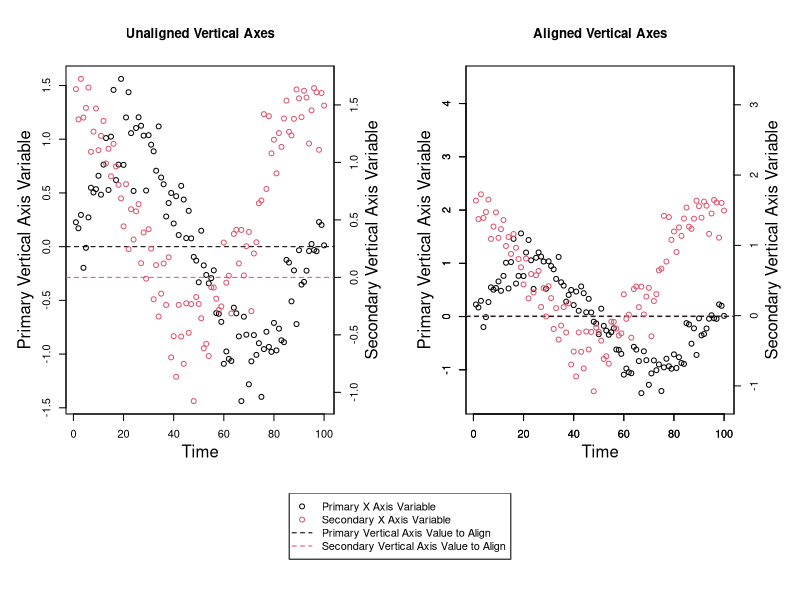
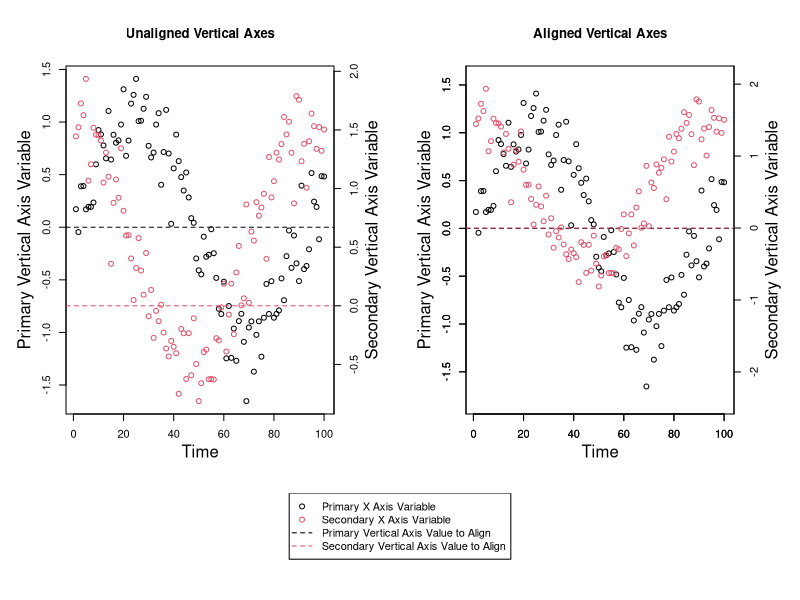

Write the R code that produced these figures, in order. (Note: this script raises an error after producing the figures.)

# A Function for Aligning a Value on Primary and Secondary Vertical Axes on
# Plots

# David Moore

# April 2021


# The Explanation

# You might want to align a value (such as 0) on both the primary and secondary
# vertical axes. Aligning values can't typically be done by default. You could
# manually define axis limits for both axes to align a value, but if you
# manually choose values for these limits, you might end up with more space on
# the top or the bottom of the graph than is desireable, or you may not be able
# to line up the values across both axes perfectly.

# Here is a function for determining how to optimally align a value on both the
# primary and the secondary vertical axes such that there isn't unnecessary 
# additional space on the top or the bottom of any graph and such that the two
# values will perfectly align across both vertical axes. This function returns
# the new axis limits for both the primary and the secondary vertical axes that
# make the two values you wish to align across both vertical axes line up
# perfectly.

# More often than not, you'll probably want to line up the value of 0 across
# both vertical axes, and you may want to preserve the primary vertical axis
# scale and rescale the secondary vertical axis. This function is flexible and
# allows you to align the axes at any value (you can even choose different
# values for both axes) and it allows you to select which axis scale you wish
# to preserve (you could also choose to preserve neither the primary or the
# secondary vertical axis scales and have the algorithm choose the optimal
# solution).

# To align both axes at particular values, a ratio must be calculated for each
# axis. This ratio is the ratio of the distance of the value to align to the
# minimum value of a particular variable to the distance of the maximum value
# to the minimum value of this same variable. This ratio is calculated for both
# axes. Ratios can be greater than 1 or less than 0 if the value you wish to
# align is not within the range of that variable.

# This function takes 6 arguments. The first two are required, and either
# 'Ratio_of_Value_to_Align_to_Vertical_Axis_Range' or 'Axis_Scale_to_Preserve'
# must be provided as well.

# 'Primary_Vertical_Axis_Variable' is a numeric vector - it's the variable you
# wish to appear on the primary vertical axis.

# 'Secondary_Vertical_Axis_Variable' is a numeric vector - it's the variable
# you wish to appear on the secondary vertical axis.

# 'Data_Frame' is an optional argument you can provide if both the
# 'Primary_Vertical_Axis_Variable' and 'Secondary_Vertical_Axis_Variable'
# arguments come from the same data frame and you only want to type the data
# frame name once.

# 'Primary_Vertical_Axis_Value_to_Align = 0' is the value you wish to align on
# the primary vertical axis. The default value for this argument is 0.

# 'Secondary_Vertical_Axis_Value_to_Align = 0' is the value you wish to align
# on the secondary vertical axis. The default value for this argument is 0.

# 'Ratio_of_Value_to_Align_to_Vertical_Axis_Range' sets where on the vertical
# axis the value to align is. For example, the values to align may both be 0,
# and if the 'Ratio_of_Value_to_Align_to_Vertical_Axis_Range' is 0.5, the value
# to align (0) will be exactly halfway up the vertical axis. If the
# 'Ratio_of_Value_to_Align_to_Vertical_Axis_Range' is 0.25, the values to align
# will both be a quarter of the way up both vertical axes from the bottom of
# the plot. If this argument is a number between 0 and 1, the value to align
# will be visible in the plotting region; if this argument is greater than 1 or
# less than 0, the value to align will not appear in the plotting region, but
# it will still be aligned on both vertical axes. This argument is required
# only if the 'Axis_Scale_to_Preserve' argument is not provided.

# 'Axis_Scale_to_Preserve = "Neither"' tells the function if the scale of one
# of the vertical axes should be preserved and not rescaled at all. The three
# possibilities for this argument are 'Primary', 'Secondary', and 'Neither',
# with the latter being the default. This argument could be used if one of the
# vertical axes is much more important than the other. For example, if you wish
# to plot the primary vertical axis variable such that it takes up the entire
# plotting region and is not rescaled by this function, you would set this
# argument to 'Primary', and all of the rescaling would occur on the secondary
# vertical axis. If the 'Ratio_of_Value_to_Align_to_Vertical_Axis_Range'
# argument is not specified, this argument is required. It should be noted that
# there are cases where it would be impossible to preserve one of the vertical
# axis scales - for example, if one vertical axis variable had a maximum value
# of 10 and a value to align of 15, and the other vertical axis variable had a
# minimum value of 20 and a value to align of 15, there be no possible way to
# plot all of the points while aligning both vertical axes at the value 15.

# 'Axis_Buffer = 10' is the minimum total percent of blank space you wish to
# leave around the top and the bottom of the graph (half of this space will
# appear on the top and half will appear on the bottom). Ten percent is the
# default. It is the minimum total percent of blank space around the top and
# the bottom because if rescaling is necessary to align the values across both
# vertical axes, it follows that more than 10 % of blank space will necessarily
# exist on at least one end of one of the vertical axes. To minimize blank
# space, you could preserve the scale of one of the vertical axes by setting
# the 'Axis_Scale_to_Preserve' argument to either 'Primary' or 'Secondary'.


# The Function

Axis_Limits_for_Primary_and_Secondary_Vertical_Axes_Aligned_by_a_Value_Function <- function (Primary_Vertical_Axis_Variable, Secondary_Vertical_Axis_Variable, Data_Frame, Primary_Vertical_Axis_Value_to_Align = 0, Secondary_Vertical_Axis_Value_to_Align = 0, Ratio_of_Value_to_Align_to_Vertical_Axis_Range = NULL, Axis_Scale_to_Preserve = "Neither", Axis_Buffer = 10) {
  if (!missing(Data_Frame)) {
    Primary_Vertical_Axis_Variable <- Data_Frame[[deparse(substitute(Primary_Vertical_Axis_Variable))]]
    Secondary_Vertical_Axis_Variable <- Data_Frame[[deparse(substitute(Secondary_Vertical_Axis_Variable))]]
  }
  if (!is.numeric(Primary_Vertical_Axis_Variable)) {
    stop("'Primary_Vertical_Axis_Variable' must be numeric.")
  }
  if (!is.numeric(Secondary_Vertical_Axis_Variable)) {
    stop("'Secondary_Vertical_Axis_Variable' must be numeric.")
  }
  if (!is.numeric(Primary_Vertical_Axis_Value_to_Align) | length(Primary_Vertical_Axis_Value_to_Align) != 1) {
    stop("'Primary_Vertical_Axis_Value_to_Align' must be a single numeric value.")
  }
  if (!is.numeric(Secondary_Vertical_Axis_Value_to_Align) | length(Secondary_Vertical_Axis_Value_to_Align) != 1) {
    stop("'Secondary_Vertical_Axis_Value_to_Align' must be a single numeric value.")
  }
  if (!is.null(Ratio_of_Value_to_Align_to_Vertical_Axis_Range)) {
    if (!is.numeric(Ratio_of_Value_to_Align_to_Vertical_Axis_Range) | length(Ratio_of_Value_to_Align_to_Vertical_Axis_Range) != 1) {
      stop("'Ratio_of_Value_to_Align_to_Vertical_Axis_Range' must be a single numeric value.")
    }
    if (Ratio_of_Value_to_Align_to_Vertical_Axis_Range <= 0 | Ratio_of_Value_to_Align_to_Vertical_Axis_Range >= 1) {
      warning ("'Ratio_of_Value_to_Align_to_Vertical_Axis_Range' should be a number between 0 and 1. If it isn't, the values to align will be outside of the plotting region, and you risk not having all the data points inside the plotting region.")
    }
  }
  if (!(Axis_Scale_to_Preserve %in% c("Primary", "Secondary", "Neither")) | length(Axis_Scale_to_Preserve) != 1) {
    stop ("'Axis_Scale_to_Preserve' must be a single item and it must be either 'Primary', 'Secondary', or 'Neither'.")
  }
  if (!is.numeric(Axis_Buffer) | length(Axis_Buffer) != 1) {
    stop("'Axis_Buffer' must be a single numeric value.")
  }
  if (Axis_Buffer < 0 | Axis_Buffer > 100) {
    stop ("'Axis_Buffer' must be a number between 0 and 100 (inclusive).")
  }
  Values_to_Align <- data.frame(Primary_Vertical_Axis_Value_to_Align, Secondary_Vertical_Axis_Value_to_Align)
  Axis_Buffer <- 1 + Axis_Buffer / 100
  Minimum_Primary_Vertical_Axis_Variable_Value <- min(Primary_Vertical_Axis_Variable[is.finite(Primary_Vertical_Axis_Variable)])
  Maximum_Primary_Vertical_Axis_Variable_Value <- max(Primary_Vertical_Axis_Variable[is.finite(Primary_Vertical_Axis_Variable)])
  Minimum_Secondary_Vertical_Axis_Variable_Value <- min(Secondary_Vertical_Axis_Variable[is.finite(Secondary_Vertical_Axis_Variable)])
  Maximum_Secondary_Vertical_Axis_Variable_Value <- max(Secondary_Vertical_Axis_Variable[is.finite(Secondary_Vertical_Axis_Variable)])
  Primary_Vertical_Axis_Buffer <- ((Maximum_Primary_Vertical_Axis_Variable_Value - Minimum_Primary_Vertical_Axis_Variable_Value) * Axis_Buffer - (Maximum_Primary_Vertical_Axis_Variable_Value - Minimum_Primary_Vertical_Axis_Variable_Value)) / 2
  Secondary_Vertical_Axis_Buffer <- ((Maximum_Secondary_Vertical_Axis_Variable_Value - Minimum_Secondary_Vertical_Axis_Variable_Value) * Axis_Buffer - (Maximum_Secondary_Vertical_Axis_Variable_Value - Minimum_Secondary_Vertical_Axis_Variable_Value)) / 2
  Ratio_of_Value_to_Align_to_Primary_Vertical_Axis_Range <- (Primary_Vertical_Axis_Value_to_Align - Minimum_Primary_Vertical_Axis_Variable_Value) / (Maximum_Primary_Vertical_Axis_Variable_Value - Minimum_Primary_Vertical_Axis_Variable_Value)
  Ratio_of_Value_to_Align_to_Secondary_Vertical_Axis_Range <- (Secondary_Vertical_Axis_Value_to_Align - Minimum_Secondary_Vertical_Axis_Variable_Value) / (Maximum_Secondary_Vertical_Axis_Variable_Value - Minimum_Secondary_Vertical_Axis_Variable_Value)
  if (!is.null(Ratio_of_Value_to_Align_to_Vertical_Axis_Range)) {
    if (Axis_Scale_to_Preserve == "Primary" & Ratio_of_Value_to_Align_to_Primary_Vertical_Axis_Range != Ratio_of_Value_to_Align_to_Vertical_Axis_Range) {
      stop ("You cannot preserve the primary vertical axis scale and set the ratio of the value to align to the vertical axis range to something other than what it is for the primary vertical axis")
    }
    if (Axis_Scale_to_Preserve == "Secondary" & Ratio_of_Value_to_Align_to_Secondary_Vertical_Axis_Range != Ratio_of_Value_to_Align_to_Vertical_Axis_Range) {
      stop ("You cannot preserve the secondary vertical axis scale and set the ratio of the value to align to the vertical axis range to something other than what it is for the secondary vertical axis")
    }
  }
  if (Axis_Scale_to_Preserve == "Primary" & ((Ratio_of_Value_to_Align_to_Primary_Vertical_Axis_Range < 0 & (Ratio_of_Value_to_Align_to_Secondary_Vertical_Axis_Range < 1 & Ratio_of_Value_to_Align_to_Secondary_Vertical_Axis_Range > 0)) | (Ratio_of_Value_to_Align_to_Primary_Vertical_Axis_Range > 1 & (Ratio_of_Value_to_Align_to_Secondary_Vertical_Axis_Range < 1 & Ratio_of_Value_to_Align_to_Secondary_Vertical_Axis_Range > 0)) | (Ratio_of_Value_to_Align_to_Primary_Vertical_Axis_Range < 0 & Ratio_of_Value_to_Align_to_Secondary_Vertical_Axis_Range > 1) | (Ratio_of_Value_to_Align_to_Primary_Vertical_Axis_Range > 1 & Ratio_of_Value_to_Align_to_Secondary_Vertical_Axis_Range < 0))) {
    warning ("If you try to preserve the primary axis scale while using these values to align, at least one data point will be outside of the plotting region")
  }
  if (Axis_Scale_to_Preserve == "Secondary" & ((Ratio_of_Value_to_Align_to_Secondary_Vertical_Axis_Range < 0 & (Ratio_of_Value_to_Align_to_Primary_Vertical_Axis_Range < 1 & Ratio_of_Value_to_Align_to_Primary_Vertical_Axis_Range > 0)) | (Ratio_of_Value_to_Align_to_Secondary_Vertical_Axis_Range > 1 & (Ratio_of_Value_to_Align_to_Primary_Vertical_Axis_Range < 1 & Ratio_of_Value_to_Align_to_Primary_Vertical_Axis_Range > 0)) | (Ratio_of_Value_to_Align_to_Secondary_Vertical_Axis_Range < 0 & Ratio_of_Value_to_Align_to_Primary_Vertical_Axis_Range > 1) | (Ratio_of_Value_to_Align_to_Secondary_Vertical_Axis_Range > 1 & Ratio_of_Value_to_Align_to_Primary_Vertical_Axis_Range < 0))) {
    warning ("If you try to preserve the secondary axis scale while using these values to align, at least one data point will be outside of the plotting region")
  }
  if (Axis_Scale_to_Preserve == "Primary") {
    Primary_Vertical_Axis_Range <- c(Minimum_Primary_Vertical_Axis_Variable_Value - Primary_Vertical_Axis_Buffer, Maximum_Primary_Vertical_Axis_Variable_Value + Primary_Vertical_Axis_Buffer)
    Secondary_Vertical_Axis_Range <- if (Ratio_of_Value_to_Align_to_Primary_Vertical_Axis_Range > Ratio_of_Value_to_Align_to_Secondary_Vertical_Axis_Range) {
      c(((Ratio_of_Value_to_Align_to_Primary_Vertical_Axis_Range * Maximum_Secondary_Vertical_Axis_Variable_Value - Secondary_Vertical_Axis_Value_to_Align) / (Ratio_of_Value_to_Align_to_Primary_Vertical_Axis_Range - 1) - Secondary_Vertical_Axis_Buffer), Maximum_Secondary_Vertical_Axis_Variable_Value + Secondary_Vertical_Axis_Buffer)
    } else if (Ratio_of_Value_to_Align_to_Secondary_Vertical_Axis_Range > Ratio_of_Value_to_Align_to_Primary_Vertical_Axis_Range) {
      c(Minimum_Secondary_Vertical_Axis_Variable_Value - Secondary_Vertical_Axis_Buffer, ((Secondary_Vertical_Axis_Value_to_Align - Minimum_Secondary_Vertical_Axis_Variable_Value + Ratio_of_Value_to_Align_to_Primary_Vertical_Axis_Range * Minimum_Secondary_Vertical_Axis_Variable_Value) / Ratio_of_Value_to_Align_to_Primary_Vertical_Axis_Range) + Secondary_Vertical_Axis_Buffer)
    } else if (Ratio_of_Value_to_Align_to_Primary_Vertical_Axis_Range == Ratio_of_Value_to_Align_to_Secondary_Vertical_Axis_Range) {
      c(Minimum_Secondary_Vertical_Axis_Variable_Value - Secondary_Vertical_Axis_Buffer, Maximum_Secondary_Vertical_Axis_Variable_Value + Secondary_Vertical_Axis_Buffer)
    }
  } else if (Axis_Scale_to_Preserve == "Secondary") {
    Primary_Vertical_Axis_Range <- if (Ratio_of_Value_to_Align_to_Secondary_Vertical_Axis_Range > Ratio_of_Value_to_Align_to_Primary_Vertical_Axis_Range) {
      c(((Ratio_of_Value_to_Align_to_Secondary_Vertical_Axis_Range * Maximum_Primary_Vertical_Axis_Variable_Value - Primary_Vertical_Axis_Value_to_Align) / (Ratio_of_Value_to_Align_to_Secondary_Vertical_Axis_Range - 1)) - Primary_Vertical_Axis_Buffer, Maximum_Primary_Vertical_Axis_Variable_Value + Primary_Vertical_Axis_Buffer)
    } else if (Ratio_of_Value_to_Align_to_Primary_Vertical_Axis_Range > Ratio_of_Value_to_Align_to_Secondary_Vertical_Axis_Range) {
      c(Minimum_Primary_Vertical_Axis_Variable_Value - Primary_Vertical_Axis_Buffer, ((Primary_Vertical_Axis_Value_to_Align - Minimum_Primary_Vertical_Axis_Variable_Value + Ratio_of_Value_to_Align_to_Secondary_Vertical_Axis_Range * Minimum_Primary_Vertical_Axis_Variable_Value) / Ratio_of_Value_to_Align_to_Secondary_Vertical_Axis_Range) + Primary_Vertical_Axis_Buffer)
    } else if (Ratio_of_Value_to_Align_to_Primary_Vertical_Axis_Range == Ratio_of_Value_to_Align_to_Secondary_Vertical_Axis_Range) {
      c(Minimum_Primary_Vertical_Axis_Variable_Value - Primary_Vertical_Axis_Buffer, Maximum_Primary_Vertical_Axis_Variable_Value + Primary_Vertical_Axis_Buffer)
    }
    Secondary_Vertical_Axis_Range <- c(Minimum_Secondary_Vertical_Axis_Variable_Value - Secondary_Vertical_Axis_Buffer, Maximum_Secondary_Vertical_Axis_Variable_Value + Secondary_Vertical_Axis_Buffer)
  } else if (Axis_Scale_to_Preserve == "Neither") {
    if (is.null(Ratio_of_Value_to_Align_to_Vertical_Axis_Range)) {
      if (mean(c(Ratio_of_Value_to_Align_to_Primary_Vertical_Axis_Range, Ratio_of_Value_to_Align_to_Secondary_Vertical_Axis_Range)) > 0 & mean(c(Ratio_of_Value_to_Align_to_Primary_Vertical_Axis_Range, Ratio_of_Value_to_Align_to_Secondary_Vertical_Axis_Range)) < 1) {
        Ratio_of_Value_to_Align_to_Vertical_Axis_Range <- mean(c(Ratio_of_Value_to_Align_to_Primary_Vertical_Axis_Range, Ratio_of_Value_to_Align_to_Secondary_Vertical_Axis_Range))
      } else if (mean(c(Ratio_of_Value_to_Align_to_Primary_Vertical_Axis_Range, Ratio_of_Value_to_Align_to_Secondary_Vertical_Axis_Range)) <= 0 & mean(c(Ratio_of_Value_to_Align_to_Primary_Vertical_Axis_Range, Ratio_of_Value_to_Align_to_Secondary_Vertical_Axis_Range)) >= 1) {
        stop ("Please supply a value for the 'Ratio_of_Value_to_Align_to_Vertical_Axis_Range' argument between 0 and 1 or specify which axis scale to preserve")
      }
    }
    if (!is.null(Ratio_of_Value_to_Align_to_Vertical_Axis_Range)) {
      Primary_Vertical_Axis_Range <- if (Ratio_of_Value_to_Align_to_Vertical_Axis_Range > Ratio_of_Value_to_Align_to_Primary_Vertical_Axis_Range) {
        c(((Ratio_of_Value_to_Align_to_Vertical_Axis_Range * Maximum_Primary_Vertical_Axis_Variable_Value - Primary_Vertical_Axis_Value_to_Align) / (Ratio_of_Value_to_Align_to_Vertical_Axis_Range - 1)) - Primary_Vertical_Axis_Buffer, Maximum_Primary_Vertical_Axis_Variable_Value + Primary_Vertical_Axis_Buffer)
      } else if (Ratio_of_Value_to_Align_to_Primary_Vertical_Axis_Range > Ratio_of_Value_to_Align_to_Vertical_Axis_Range) {
        c(Minimum_Primary_Vertical_Axis_Variable_Value - Primary_Vertical_Axis_Buffer, ((Primary_Vertical_Axis_Value_to_Align - Minimum_Primary_Vertical_Axis_Variable_Value + Ratio_of_Value_to_Align_to_Vertical_Axis_Range * Minimum_Primary_Vertical_Axis_Variable_Value) / Ratio_of_Value_to_Align_to_Vertical_Axis_Range) + Primary_Vertical_Axis_Buffer)
      } else if (Ratio_of_Value_to_Align_to_Primary_Vertical_Axis_Range == Ratio_of_Value_to_Align_to_Vertical_Axis_Range) {
        c(Minimum_Primary_Vertical_Axis_Variable_Value - Primary_Vertical_Axis_Buffer, Maximum_Primary_Vertical_Axis_Variable_Value + Primary_Vertical_Axis_Buffer)
      }
      Secondary_Vertical_Axis_Range <- if (Ratio_of_Value_to_Align_to_Vertical_Axis_Range > Ratio_of_Value_to_Align_to_Secondary_Vertical_Axis_Range) {
        c(((Ratio_of_Value_to_Align_to_Vertical_Axis_Range * Maximum_Secondary_Vertical_Axis_Variable_Value - Secondary_Vertical_Axis_Value_to_Align) / (Ratio_of_Value_to_Align_to_Vertical_Axis_Range - 1) - Secondary_Vertical_Axis_Buffer), Maximum_Secondary_Vertical_Axis_Variable_Value + Secondary_Vertical_Axis_Buffer)
      } else if (Ratio_of_Value_to_Align_to_Secondary_Vertical_Axis_Range > Ratio_of_Value_to_Align_to_Vertical_Axis_Range) {
        c(Minimum_Secondary_Vertical_Axis_Variable_Value - Secondary_Vertical_Axis_Buffer, ((Secondary_Vertical_Axis_Value_to_Align - Minimum_Secondary_Vertical_Axis_Variable_Value + Ratio_of_Value_to_Align_to_Vertical_Axis_Range * Minimum_Secondary_Vertical_Axis_Variable_Value) / Ratio_of_Value_to_Align_to_Vertical_Axis_Range) + Secondary_Vertical_Axis_Buffer)
      } else if (Ratio_of_Value_to_Align_to_Vertical_Axis_Range == Ratio_of_Value_to_Align_to_Secondary_Vertical_Axis_Range) {
        c(Minimum_Secondary_Vertical_Axis_Variable_Value - Secondary_Vertical_Axis_Buffer, Maximum_Secondary_Vertical_Axis_Variable_Value + Secondary_Vertical_Axis_Buffer)
      }
    }
  }
  names(Primary_Vertical_Axis_Range) <- c("Minimum", "Maximum")
  names(Secondary_Vertical_Axis_Range) <- c("Minimum", "Maximum")
  list(Primary_Vertical_Axis_Range = Primary_Vertical_Axis_Range, Secondary_Vertical_Axis_Range = Secondary_Vertical_Axis_Range, Values_to_Align = Values_to_Align)
}


# Some Examples

# Let's use this function on some made-up data.

# First, let's generate some made-up data.

Practice_Data <- structure(list(Time = 1:100, Primary_Vertical_Axis_Variable = c(0.22704042899679, 0.171051342676768, 0.295373359481899, -0.197259035434989, -0.0106160892114656, 0.272180464537922, 0.548317696212064, 0.504400776504627, 0.535175112037852, 0.659796660419012, 0.484022873006747, 0.763427914281607, 1.01081189342087, 0.527275244638451, 1.02383078435645, 1.45882365087558, 0.619781379385278, 0.763744028540586, 1.56149872523748, 0.761000711707437, 1.20256603840857, 1.43775188297997, 1.05673949785171, 0.518392125919475, 1.10425689105379, 1.20426420764684, 1.12529223989712, 1.03337726623079, 0.522392736613537, 1.0377445707734, 0.949129431418696, 0.88749352645862, 0.706750673059184, 1.11927992638128, 0.643802831565079, 0.580963521170729, 0.280812306532534, 0.405955699667226, 0.499546367013415, 0.215323600910484, 0.469390216058786, 0.107998238273562, 0.565848623209337, 0.438461976564328, 0.0794893087305955, 0.333158448049156, 0.0769172726926761, -0.0958625519933304, -0.130151514147602, -0.331509693974829, 0.148225925289188, -0.174324290137772, -0.263426646945512, -0.341728364415924, -0.292824499333797, -0.220595205386657, -0.618550875112797, -0.62516988554484, -0.700033330779136, -1.09048383643344, -0.975552527952654, -1.04506060742311, -1.06436653382086, -0.56805317310425, -0.620650403171538, -0.835356038838042, -1.43768831108067, -0.651915223485666, -0.819396073318896, -1.28116702074008, -1.06737589811338, -0.823345101786524, -1.00731194489684, -0.898716208745865, -1.39837716704215, -0.953665962132904, -0.792247569290499, -0.932917390477086, -0.979552707079592, -0.70979531634533, -0.965636099632769, -0.763054047249181, -0.871523201366529, -0.889065295594285, -0.123369211815544, -0.148037638597252, -0.509229428194743, -0.221119774271099, -0.720626428354862, -0.0334756549314663, -0.353400093836653, -0.328126733370992, -0.223630761255335, -0.0402857881524264, 0.0245243716799691, -0.0312054606871837, -0.0432666051538198, 0.22885949020795, 0.201716810783227, 0.0120535175986479), Secondary_Vertical_Axis_Variable = c(1.63740959611018, 1.37429416156773, 1.7264362715331, 1.38976759258664, 1.47463211754709, 1.65134539390083, 1.0919186370708, 1.26770812495284, 1.46936014318898, 1.10656685829106, 1.23052773147138, 1.36077127569478, 0.990987329649239, 1.11882901151116, 0.878714793952109, 1.16166953910259, 0.964958583171444, 0.804964669734433, 0.68732580012754, 0.443884606344239, 0.810981320732856, 0.245770796791638, 0.592722723930691, 0.329330235065464, 0.57436503268312, 0.63685295911431, 0.123219925587219, 0.390659623189359, -0.0114827721228556, 0.418740497704195, 0.249715857124004, -0.190367436810004, 0.107154603862054, -0.340945339223141, -0.141589176380839, 0.120991236283374, -0.239887869541591, 0.174183052346282, -0.69572254518649, -0.5114071971833, -0.864715784368171, -0.239227387010985, -0.514520927766591, -0.751706645648148, -0.225934947865732, -0.481988260485633, -0.232578600951792, -1.07626933898627, -0.170793617580938, -0.231383477923837, -0.355701342540428, -0.617327238023798, -0.578072688376317, -0.68401185536377, -0.0858054671635022, -0.089108612614218, -0.185399362520759, -0.282936788213533, -0.252449270236627, 0.303213620586943, -0.046152318867939, 0.0144079948789615, -0.313823212539516, 0.377953119771485, 0.413510854925381, 0.121129021607843, 0.412681527426005, 0.0168148967398252, 0.271122213174506, 0.395392461768439, -0.293262298878551, 0.207836189544246, 0.305441059609931, 0.644398211101786, 0.66829536610808, 1.41967809324598, 0.769306300795675, 1.40234035467878, 1.07829219210413, 1.1974265963385, 0.904662337372966, 1.25524568926821, 1.13503718342011, 1.38176421012862, 1.53749356890857, 1.26610491046628, 1.23479527949536, 1.37917010148661, 1.63482743027776, 1.55700321201225, 1.39362336569581, 1.62327684235889, 1.56450925921758, 1.16370193835118, 1.45332914326502, 1.64613004798911, 1.60973560274891, 1.10951940096566, 1.60349635543919, 1.49436696791733)), class = "data.frame", row.names = c(NA, -100L))

# Next, let's run the function to determine what our vertical axis limits will
# be.

(New_Axis_Limits <- Axis_Limits_for_Primary_and_Secondary_Vertical_Axes_Aligned_by_a_Value_Function(Primary_Vertical_Axis_Variable, Secondary_Vertical_Axis_Variable, Practice_Data, Ratio_of_Value_to_Align_to_Vertical_Axis_Range = 0.25))

# Here's the output from the preceding line of code.

# $Primary_Vertical_Axis_Range
#   Minimum   Maximum 
# -1.587648  4.463024 
# 
# $Secondary_Vertical_Axis_Range
#   Minimum   Maximum 
# -1.216405  3.368943 
# 
# $Values_to_Align
#   Primary_Vertical_Axis_Value_to_Align Secondary_Vertical_Axis_Value_to_Align
# 1                                    0                                      0

# Finally, we'll graph the data.

dev.off()
layout(matrix(c(1, 1, 2, 2, 3, 3, 3, 3), byrow = T, nrow = 2), heights = c(0.8, 0.2))
par(mar = c(5, 5, 5, 5))
with(Practice_Data, plot(Time, Primary_Vertical_Axis_Variable, xlab = "", ylab = ""))
mtext("Time", 1, 2.5)
mtext("Primary Vertical Axis Variable", 2, 2.5)
title("Unaligned Vertical Axes")
abline(h = New_Axis_Limits$Values_to_Align$Primary_Vertical_Axis_Value_to_Align, lty = 2)
par(new = T)
with(Practice_Data, plot(Time, Secondary_Vertical_Axis_Variable, col = 2, xlab = "", ylab = "", axes = F))
axis(4, pretty(Practice_Data$Secondary_Vertical_Axis_Variable))
mtext("Secondary Vertical Axis Variable", 4, 2.5)
abline(h = New_Axis_Limits$Values_to_Align$Secondary_Vertical_Axis_Value_to_Align, col = 2, lty = 2)
with(Practice_Data, plot(Time, Primary_Vertical_Axis_Variable, xlab = "", ylab = "", ylim = New_Axis_Limits$Primary_Vertical_Axis_Range))
axis(1, pretty(Practice_Data$Time))
axis(2, pretty(New_Axis_Limits$Primary_Vertical_Axis_Range))
mtext("Time", 1, 2.5)
mtext("Primary Vertical Axis Variable", 2, 2.5)
title("Aligned Vertical Axes")
abline(h = New_Axis_Limits$Values_to_Align$Primary_Vertical_Axis_Value_to_Align, lty = 2)
par(new = T)
with(Practice_Data, plot(Time, Secondary_Vertical_Axis_Variable, col = 2, xlab = "", ylab = "", ylim = New_Axis_Limits$Secondary_Vertical_Axis_Range, axes = F))
axis(4, pretty(New_Axis_Limits$Secondary_Vertical_Axis_Range))
mtext("Secondary Vertical Axis Variable", 4, 2.5)
abline(h = New_Axis_Limits$Values_to_Align$Secondary_Vertical_Axis_Value_to_Align, col = 2, lty = 2)
par(mar = c(1, 1, 1, 1))
plot(0, type = 'n', axes = F, ylab = "", xlab = "")
legend("top", legend = c("Primary X Axis Variable", "Secondary X Axis Variable", "Primary Vertical Axis Value to Align", "Secondary Vertical Axis Value to Align"), pch = c(1, 1, NA, NA), lty = c(NA, NA, 2, 2), col = c(1:2, 1:2))

# Here's another example.

Practice_Data <- data.frame(Time = 1:100, Primary_Vertical_Axis_Variable = sin(1:100 / 15) + rnorm(100, 0, 0.25), Secondary_Vertical_Axis_Variable = cos(1:100 / 15) + rnorm(100, 0.5, 0.25))
(New_Axis_Limits <- Axis_Limits_for_Primary_and_Secondary_Vertical_Axes_Aligned_by_a_Value_Function(Primary_Vertical_Axis_Variable, Secondary_Vertical_Axis_Variable, Practice_Data, Axis_Scale_to_Preserve = "Primary"))
dev.off()
layout(matrix(c(1, 1, 2, 2, 3, 3, 3, 3), byrow = T, nrow = 2), heights = c(0.8, 0.2))
par(mar = c(5, 5, 5, 5))
with(Practice_Data, plot(Time, Primary_Vertical_Axis_Variable, xlab = "", ylab = ""))
mtext("Time", 1, 2.5)
mtext("Primary Vertical Axis Variable", 2, 2.5)
title("Unaligned Vertical Axes")
abline(h = New_Axis_Limits$Values_to_Align$Primary_Vertical_Axis_Value_to_Align, lty = 2)
par(new = T)
with(Practice_Data, plot(Time, Secondary_Vertical_Axis_Variable, col = 2, xlab = "", ylab = "", axes = F))
axis(4, pretty(Practice_Data$Secondary_Vertical_Axis_Variable))
mtext("Secondary Vertical Axis Variable", 4, 2.5)
abline(h = New_Axis_Limits$Values_to_Align$Secondary_Vertical_Axis_Value_to_Align, col = 2, lty = 2)
with(Practice_Data, plot(Time, Primary_Vertical_Axis_Variable, xlab = "", ylab = "", ylim = New_Axis_Limits$Primary_Vertical_Axis_Range))
axis(1, pretty(Practice_Data$Time))
axis(2, pretty(New_Axis_Limits$Primary_Vertical_Axis_Range))
mtext("Time", 1, 2.5)
mtext("Primary Vertical Axis Variable", 2, 2.5)
title("Aligned Vertical Axes")
abline(h = New_Axis_Limits$Values_to_Align$Primary_Vertical_Axis_Value_to_Align, lty = 2)
par(new = T)
with(Practice_Data, plot(Time, Secondary_Vertical_Axis_Variable, col = 2, xlab = "", ylab = "", ylim = New_Axis_Limits$Secondary_Vertical_Axis_Range, axes = F))
axis(4, pretty(New_Axis_Limits$Secondary_Vertical_Axis_Range))
mtext("Secondary Vertical Axis Variable", 4, 2.5)
abline(h = New_Axis_Limits$Values_to_Align$Secondary_Vertical_Axis_Value_to_Align, col = 2, lty = 2)
par(mar = c(1, 1, 1, 1))
plot(0, type = 'n', axes = F, ylab = "", xlab = "")
legend("top", legend = c("Primary X Axis Variable", "Secondary X Axis Variable", "Primary Vertical Axis Value to Align", "Secondary Vertical Axis Value to Align"), pch = c(1, 1, NA, NA), lty = c(NA, NA, 2, 2), col = c(1:2, 1:2))
dev.off()

# Here's one more example.

Practice_Data <- data.frame(Time = 1:100, Primary_Vertical_Axis_Variable = sin(1:100 / 15) + rnorm(100, 25, 0.25), Secondary_Vertical_Axis_Variable = cos(1:100 / 15) + rnorm(100, -15, 0.25))
(New_Axis_Limits <- Axis_Limits_for_Primary_and_Secondary_Vertical_Axes_Aligned_by_a_Value_Function(Primary_Vertical_Axis_Variable, Secondary_Vertical_Axis_Variable, Practice_Data, Primary_Vertical_Axis_Value_to_Align = 20, Secondary_Vertical_Axis_Value_to_Align = -10))
dev.off()
layout(matrix(c(1, 1, 2, 2, 3, 3, 3, 3), byrow = T, nrow = 2), heights = c(0.8, 0.2))
par(mar = c(5, 5, 5, 5))
with(Practice_Data, plot(Time, Primary_Vertical_Axis_Variable, xlab = "", ylab = ""))
mtext("Time", 1, 2.5)
mtext("Primary Vertical Axis Variable", 2, 2.5)
title("Unaligned Vertical Axes")
abline(h = New_Axis_Limits$Values_to_Align$Primary_Vertical_Axis_Value_to_Align, lty = 2)
par(new = T)
with(Practice_Data, plot(Time, Secondary_Vertical_Axis_Variable, col = 2, xlab = "", ylab = "", axes = F))
axis(4, pretty(Practice_Data$Secondary_Vertical_Axis_Variable))
mtext("Secondary Vertical Axis Variable", 4, 2.5)
abline(h = New_Axis_Limits$Values_to_Align$Secondary_Vertical_Axis_Value_to_Align, col = 2, lty = 2)
with(Practice_Data, plot(Time, Primary_Vertical_Axis_Variable, xlab = "", ylab = "", ylim = New_Axis_Limits$Primary_Vertical_Axis_Range))
axis(1, pretty(Practice_Data$Time))
axis(2, pretty(New_Axis_Limits$Primary_Vertical_Axis_Range))
mtext("Time", 1, 2.5)
mtext("Primary Vertical Axis Variable", 2, 2.5)
title("Aligned Vertical Axes")
abline(h = New_Axis_Limits$Values_to_Align$Primary_Vertical_Axis_Value_to_Align, lty = 2)
par(new = T)
with(Practice_Data, plot(Time, Secondary_Vertical_Axis_Variable, col = 2, xlab = "", ylab = "", ylim = New_Axis_Limits$Secondary_Vertical_Axis_Range, axes = F))
axis(4, pretty(New_Axis_Limits$Secondary_Vertical_Axis_Range))
mtext("Secondary Vertical Axis Variable", 4, 2.5)
abline(h = New_Axis_Limits$Values_to_Align$Secondary_Vertical_Axis_Value_to_Align, col = 2, lty = 2)
par(mar = c(1, 1, 1, 1))
plot(0, type = 'n', axes = F, ylab = "", xlab = "")
legend("top", legend = c("Primary X Axis Variable", "Secondary X Axis Variable", "Primary Vertical Axis Value to Align", "Secondary Vertical Axis Value to Align"), pch = c(1, 1, NA, NA), lty = c(NA, NA, 2, 2), col = c(1:2, 1:2))
dev.off()
